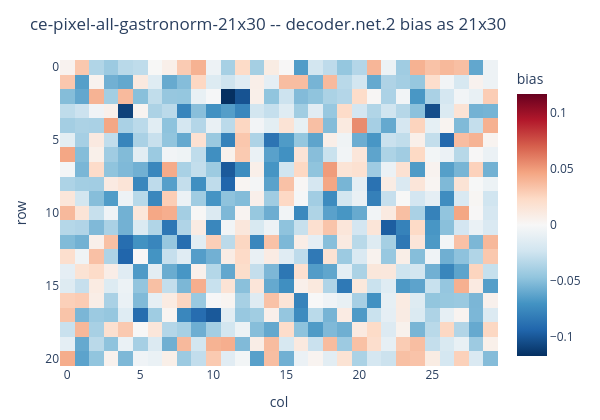

The code cell stored with this chart in its notebook:
### Markdown cell above
## Bias: what the decoder paints with no input at all

The last layer's bias is a full `HW` vector, i.e. a fixed mask added to every prediction. It is the
model's prior over where objects live, so it's worth seeing next to the weights.

### Code cell
bmax = float(np.abs(b).max())
fig = go.Figure(go.Heatmap(z=b.reshape(OUT_H, OUT_W), zmid=0, zmin=-bmax, zmax=bmax,
                           colorscale='RdBu', reversescale=True, colorbar=dict(title='bias'),
                           hovertemplate='row %{y}, col %{x}<br>bias %{z:.4f}<extra></extra>'))
fig.update_yaxes(autorange='reversed')
fig.update_layout(title=f'{RUN_NAME} -- decoder.net.{last_i} bias as {OUT_H}x{OUT_W}',
                  xaxis_title='col', yaxis_title='row', height=420, width=600,
                  margin=dict(l=60, r=20, t=60, b=50))
fig.show()

### Figure 1 — Plotly figure (JSON) as saved in the notebook; plotly's stock layout.template omitted (floating-point values rounded to 4 significant figures; data arrays with more than 128 entries replaced by an {"elided": "..."} marker saying what was removed)
{"data": [{"colorbar": {"title": {"text": "bias"}}, "colorscale": [[0.0, "rgb(103,0,31)"], [0.1, "rgb(178,24,43)"], [0.2, "rgb(214,96,77)"], [0.3, "rgb(244,165,130)"], [0.4, "rgb(253,219,199)"], [0.5, "rgb(247,247,247)"], [0.6, "rgb(209,229,240)"], [0.7, "rgb(146,197,222)"], [0.8, "rgb(67,147,195)"], [0.9, "rgb(33,102,172)"], [1.0, "rgb(5,48,97)"]], "hovertemplate": "row %{y}, col %{x}<br>bias %{z:.4f}<extra></extra>", "reversescale": true, "type": "heatmap", "z": {"elided": "21x30 float values"}, "zmax": 0.1171, "zmid": 0, "zmin": -0.1171}], "layout": {"height": 420, "margin": {"b": 50, "l": 60, "r": 20, "t": 60}, "title": {"text": "ce-pixel-all-gastronorm-21x30 -- decoder.net.2 bias as 21x30"}, "width": 600, "xaxis": {"title": {"text": "col"}}, "yaxis": {"autorange": "reversed", "title": {"text": "row"}}}}
